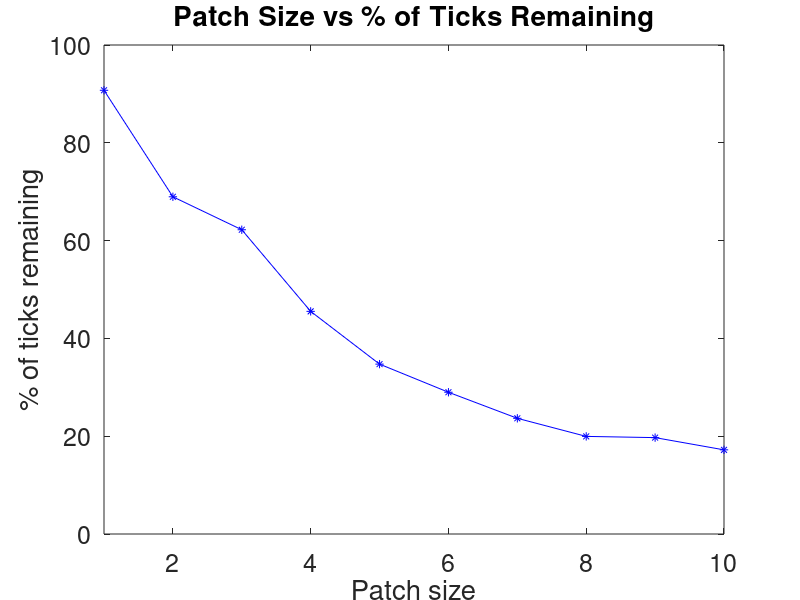

Write MATLAB code to recreate this figure.
function patchsize
%for creating the patch size figure in scenario 1
x = [1 2 3 4 5 6 7 8 9 10];
y = [90.74 68.96 62.22 45.53 34.74 28.99 23.66 19.96 19.71 17.21];

figure(5)
plot(x,y,'b-',x,y,'b*')
set(gca, 'FontSize', 18)
xlabel('Patch size')
ylabel('% of ticks remaining')
title(['Patch Size vs % of Ticks Remaining'],'FontSize', 20)
xlim([1,10])